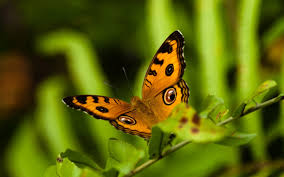
%> input picture butterfly.png, 284 x 177 px
$ octave MyResults.m   (GNU Octave 9; MATLAB toolbox functions it lacks are replaced by stand-ins)
%> lines starting %> are read from the running program, lines starting %| are printed output that depends on the picture
### superResolution.m
function [ highres ] = superResolution( im )

%Gets an image and returns high resolution image with doubled size.
% Arguments:
% im - grayscale image
%
% Outputs:
% highres - high resolution image

%Get the pyramid from the input image:
pyr = createPyramid( im );

[m,n]=size(im);

%Sample patches for the input image:
[pxIm, pyIm, imPatches] = samplePatches( im ,0 );

reshapedImPatches=reshape(imPatches,[size(imPatches,1)*size(imPatches,2),5,5]);
[dbPx, dbPy,centersPyrLevel, dbPatches] = createDB( pyr );
[idx,Dist] = findNearestNeighbors( reshapedImPatches,dbPatches);

%Save the positions of the center of the neighbors (child patches)
xCenters=dbPx(idx);
yCenters=dbPy(idx);
centersPyrLevel=centersPyrLevel(idx);

%change the shape to be arranged like the initial sampled patches
yCenters=reshape(yCenters,[(m-4),(n-4),3]);
centersPyrLevel=reshape(centersPyrLevel,[(m-4),(n-4),3]);
xCenters=reshape(xCenters,[(m-4),(n-4),3]);

%Calculate the Std of db patches:
dbPatches=reshape(dbPatches, [size(dbPatches,1),25]);
stdDb= std(dbPatches,[],2);
%Avoid a situation of division by zero:
stdDb(stdDb==0)=0.00001;
stdDb=stdDb(idx);
stdDb=reshape(stdDb,[(m-4),(n-4),3]);
Dist=reshape(Dist,[(m-4),(n-4),3]);

weights = weightsSetting( imPatches,Dist,pyr,stdDb );


%Building each empty level in the pyramid
for i=5:7
    [sampleCentersX,sampleCentersY,renderedPyramid]  = getSamplingCenters(xCenters, yCenters, centersPyrLevel,pyr,i-4  );
    [assignmentPositionsX,assignmentPositionsY,samplingPositionsX,samplingPositionsY] = getSamplingInformation(sampleCentersX,sampleCentersY,pyr,pxIm,pyIm,i-4);

    %Create a zeros image that has the size of the current pyramid level
    %that we build now.
    emptyHighResImage=zeros(size(pyr{i},1),size(pyr{i},2));

    highres = getImage(assignmentPositionsX,assignmentPositionsY,samplingPositionsX,samplingPositionsY,weights,emptyHighResImage,renderedPyramid);
    highres = imsharpen(highres);
    pyr{i}=highres;
end


end

### samplePatches.m
function [px, py, patches] = samplePatches( im , border )
% SAMPLEPATCHES Sample 5 ª 5 patches from the input image. You are allowed to use 2D loops here.
% Arguments:
% im ? a grayscale image of size m ª n
% border ? An integer that determines how much border we want to leave in the image. For example: if border=0 the
%center of the first patch will be at (3,3), and the last one will be at (end?2,end?2), so the number of patches in this
%case is (m ? 4) ª (n ? 4). But if border=1 the center of the first patch will be at (4,4) and the last one will be at (
%end?3,end?3). So in general, the number of patches is (m ? 2 · (2 + border)) ª (n ? 2 · (2 + border)).
%
% outputs:
% p x ? (m ? 2 · (2 + border)) ª (n ? 2 · (2 + border)) matrix with the x indices of the centers of the patches
% p y ? (m ? 2 · (2 + border)) ª (n ? 2 · (2 + border)) matrix with the y indices of the centers of the patches
% patches? (m ? 2 · (2 + border)) ª (n ? 2 · (2 + border)) ª 5 ª 5 the patches
[m,n] = size(im);
px = zeros((m-2*(2+border)), (n-2*(2+border)));
py = zeros((m-2*(2+border)), (n-2*(2+border)));
patches = zeros((m-2*(2+border)), (n-2*(2+border)), 5, 5);
for i = (3+border):(m-2-border)
    for j = (3+border):(n-2-border)
        px(i-2,j-2) = j;
        py(i-2,j-2) = i;
        patches(i-2,j-2,:,:) = im((i-2):(i+2),(j-2):(j+2));
    end
end

### createDB.m
function [px, py,levels, patches] = createDB( pyr )
% CREATEDB Sample 5 ª 5 patches from levels 1,2,3 of the input pyramid.
% N represents the number of patches that are found in the three images.
% Arguments:
% pyr ? 7 ª 1 cell created using createPyramid
%
% Outputs:
% p x ? N ª 1 vector with the x coordinates of the centers of the patches in the DB
% p y ? N ª 1 vector with the y coordinates of the centers of the patches in the DB
% levels ? N ª 1 vector with the pyramid levels where each patch was sampled
% patches? N ª 5 ª 5 the patches
%
[px1, py1, patches1] = samplePatches(pyr{1},2);
[px2, py2, patches2] = samplePatches(pyr{2},2);
[px3, py3, patches3] = samplePatches(pyr{3},2);

px1 = px1(:);
px2 = px2(:);
px3 = px3(:);

px = [px1; px2; px3];
py = [py1(:); py2(:); py3(:)];
levels = [ones(size(px1,1),1); 2*ones(size(px2,1),1); 3*ones(size(px3,1),1)];


patches1 = reshape(patches1, [], 5, 5);
patches2 = reshape(patches2, [], 5, 5);
patches3 = reshape(patches3, [], 5, 5);

patches = cat(1,patches1, patches2, patches3);

### createPyramid.m
function pyr = createPyramid( im )
% CREATEPYRAMID Create a pyramid from the input image, where pyr{1} is the smallest level,
% pyr{4} is the input image, and pyr{5},pyr{6},pyr{7} are zeros.
% The ratio between two adjacent levels in the pyramid is 2(1/3)
% Arguments:
% im ? a grayscale image
%
% outputs:
% pyr ? A 7 ª 1 cell of matrices.
pyr = cell(7,1);
pyr{5} = imresize(zeros(size(im)), round(size(im)*2.^(1/3)), 'cubic');
pyr{6} = imresize(pyr{5}, round(size(pyr{5})*2.^(1/3)),'cubic');
pyr{7} = imresize(pyr{6}, round(size(im)*2),'cubic');
pyr{4} = im;
pyr{3} = imresize(im, round(size(im)/(2^(1/3))),'cubic');
pyr{2} = imresize(pyr{3}, round(size(pyr{3})/2^(1/3)),'cubic');
pyr{1} = imresize(pyr{2}, round(size(pyr{2})/2^(1/3)),'cubic');

### findNearestNeighbors.m
function [idx,Dist] = findNearestNeighbors( imPatches, dbPatches )
% FINDNEARESTNEIGHBORS Find the 3 nearest neighbors for each patch in the input images
% from the patches in the DB
% N represents the number of patches in the DB, and M represents the number of patches in the input image.
% Arguments:
% imPatches ? M ª 5 ª 5 matrix with M patches that were sampled from the input image (pyr{4})
% dbPatches ? N ª 5 ª 5 matrix with N db patches
%
% Outputs:
% idx ? M ª 3 matrix where the ith row has 3 indices of the 3 patches in the db that are most
% similar to the ith patch from the input image
% Dist? M ª 3 matrix where the ith row contains the euclidean distances between the best 3 patches
% that has been found for the ith patch
%
imPatches = reshape(imPatches, [], 25);
dbPatches = reshape(dbPatches, [], 25);

[idx, Dist] = knnsearch(dbPatches, imPatches, 'K', 3);

### MyResults.m
images = {'butterfly.png', 'audi.jpg', 'cemetary.jpg'};
for i = 1:size(images,2)
    yiqIm = im2double(imread(images{1,i}));
    figure('name', 'original image'), imshow(yiqIm);
    resized = imresize(yiqIm, 2);
    [m,n,~] = size(yiqIm);
%> m = 177; n = 284
    yiqIm = rgb2ntsc(yiqIm);
%> yiqIm: size 177x284x3 double; mean of channels 1, 2, 3 0.337, 0.0923, -0.115
    y = superResolution(yiqIm(:,:,1));
%> in superResolution, `pyr = createPyramid( im );`: pyr = 7 items
%> after the loop in samplePatches, `for i = (3+border):(m-2-border)`:
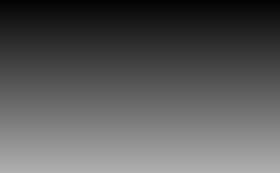
%> py: size 173x280 double; min 3, max 175, mean 89
%> call 2 of samplePatches, with border = 2
%> in samplePatches (call 2), `[m,n] = size(im);`: m = 88; n = 142
%> in samplePatches (call 2), `px = zeros((m-2*(2+border)), (n-2*(2+border)));`: px: size 80x134 double; every value is 0
%> the loop in samplePatches (call 2), `for i = (3+border):(m-2-border)` made 80 passes
%> after the loop in samplePatches (call 2), `for i = (3+border):(m-2-border)`:
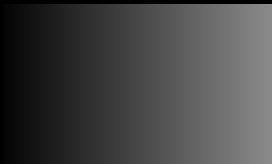
%> px: size 82x136 double (shown 2 times larger); min 0, max 138, mean 68.7
%> after the loop in samplePatches (call 2), `for i = (3+border):(m-2-border)`:
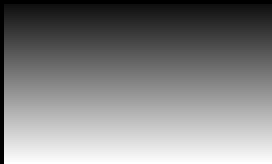
%> py: size 82x136 double (shown 2 times larger); min 0, max 84, mean 42.8; drawn with min black and max white
%> call 3 of samplePatches, with border = 2
%> in samplePatches (call 3), `[m,n] = size(im);`: m = 111; n = 179
%> in samplePatches (call 3), `px = zeros((m-2*(2+border)), (n-2*(2+border)));`: px: size 103x171 double; every value is 0
%> the loop in samplePatches (call 3), `for i = (3+border):(m-2-border)` made 103 passes
%> after the loop in samplePatches (call 3), `for i = (3+border):(m-2-border)`:
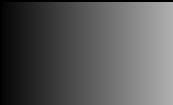
%> px: size 105x173 double; min 0, max 175, mean 87.3
%> after the loop in samplePatches (call 3), `for i = (3+border):(m-2-border)`:
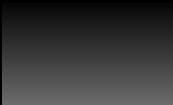
%> py: size 105x173 double; min 0, max 107, mean 54.3
%> call 4 of samplePatches, with border = 2
%> in samplePatches (call 4), `[m,n] = size(im);`: m = 140; n = 225
%> in samplePatches (call 4), `px = zeros((m-2*(2+border)), (n-2*(2+border)));`: px: size 132x217 double; every value is 0
%> the loop in samplePatches (call 4), `for i = (3+border):(m-2-border)` made 132 passes
%> after the loop in samplePatches (call 4), `for i = (3+border):(m-2-border)`:
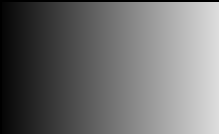
%> px: size 134x219 double; min 0, max 221, mean 110.3
%> after the loop in samplePatches (call 4), `for i = (3+border):(m-2-border)`:
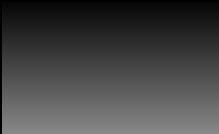
%> py: size 134x219 double; min 0, max 136, mean 68.8
%> the run ends on the next line
